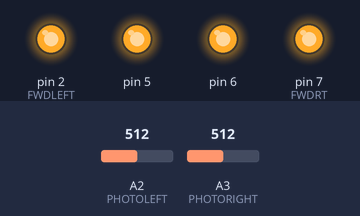
Simulated run of this sketch. Board: Arduino Uno, built with avr-gcc and run on an emulated ATmega328P. Shown: output pins drawn as LEDs (lit = HIGH). Inputs (shaded band) come from the test bench; at power-on: A2 (PHOTOLEFT) = 512, A3 (PHOTORIGHT) = 512.

Above: at 1.2 s.
1.3 s: A2 (PHOTOLEFT) set to 533
2.8 s: A2 (PHOTOLEFT) set to 557
At 3.1 s:
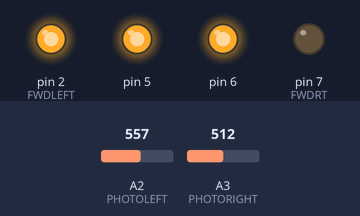
4.3 s: A3 (PHOTORIGHT) set to 538
At 5.4 s:
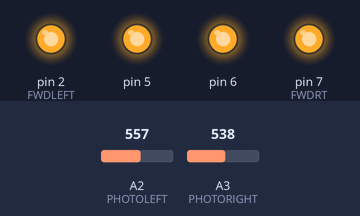
5.8 s: A3 (PHOTORIGHT) set to 579
7.3 s: A3 (PHOTORIGHT) set to 596
At 7.7 s:
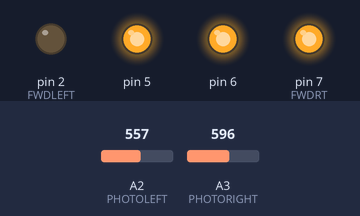
8.8 s: A3 (PHOTORIGHT) set to 511
At 10.0 s:
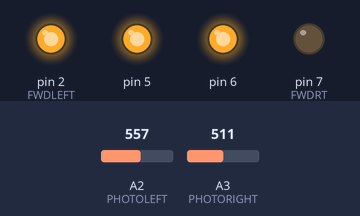
Timing chart, 0 to 11.3 s (numbered marks = the images above; inputs shaded):
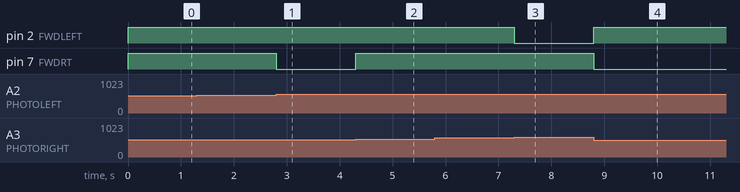

Measured:
- the behaviour switches between 542 and 543 on A2 (PHOTOLEFT) (found by bisection; images 0 and 1)
- the behaviour switches between 526 and 527 on A3 (PHOTORIGHT) (found by bisection; images 1 and 2)
- the behaviour switches between 587 and 588 on A3 (PHOTORIGHT) (found by bisection; images 2 and 3)
- after the input at 1.3 s, every drawn part: stays the same
- after the input at 2.8 s, pin 7 (FWDRT): HIGH → LOW at once
- after the input at 4.3 s, pin 7 (FWDRT): LOW → HIGH at once
- after the input at 5.8 s, every drawn part: stays the same
- after the input at 7.3 s, pin 2 (FWDLEFT): HIGH → LOW at once
- after the input at 8.8 s, pin 2 (FWDLEFT): LOW → HIGH at once; pin 7 (FWDRT): HIGH → LOW at once

The sketch:

ChaseLight.ino
```cpp
int leftPhotoReading;
int rightPhotoReading;
const int PHOTOLEFT = 2;
const int PHOTORIGHT = 3;
const int FWDRT = 7;
const int FWDLEFT = 2;

void setup()
{
  pinMode (2, OUTPUT);
  pinMode (5, OUTPUT);
  pinMode (6, OUTPUT);
  pinMode (7, OUTPUT);
  digitalWrite (5, HIGH);
  digitalWrite (6, HIGH);
}

void loop()
{


  leftPhotoReading = analogRead(PHOTOLEFT);
  rightPhotoReading = analogRead(PHOTORIGHT);

  if(leftPhotoReading < rightPhotoReading - 30)
  {
    digitalWrite(FWDRT, HIGH);
    digitalWrite(FWDLEFT, LOW);
  }
  else if(rightPhotoReading < leftPhotoReading - 30)
  {
    digitalWrite(FWDRT, LOW);
    digitalWrite(FWDLEFT, HIGH);
  }
  else
  {
    digitalWrite(FWDRT, HIGH);
    digitalWrite(FWDLEFT, HIGH);
  }
}
```
